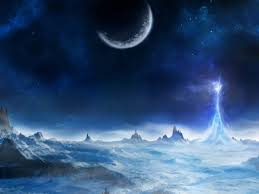
//> input picture images/artic.jpg, 259 x 194 px
$ ./sobel ../../images/artic.jpg   (built with g++ and OpenCV 4)
//> lines starting //> are read from the running program, lines starting //| are printed output that depends on the picture
//> further down, image is the input picture: 194 rows x 259 cols, CV_8UC3; mean B, G, R 116.4, 80.5, 52.6
### include/image_operations.h
#include <opencv2/opencv.hpp>
#include <opencv2/imgproc.hpp>
#include <opencv2/imgcodecs.hpp>

class ImageOperations{
    public:
        cv::Mat grayscale(const cv::Mat& image, const int conversion_type);
        cv::Mat sobel(const cv::Mat& image, const int conv_type, const int dx, const int dy);
        cv::Mat normalizeToGrayscale(const cv::Mat& image);
};

### src/image_operations.cpp
#include <image_operations.h>

cv::Mat ImageOperations::grayscale(const cv::Mat &image,
                                   const int conversion_type) {
//> called with conversion_type = 6
  cv::Mat res;
  cv::cvtColor(image, res, conversion_type);
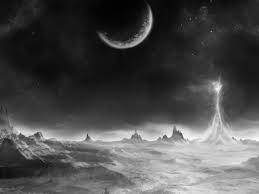
//> res: 194 rows x 259 cols, CV_8UC1; min 2, max 253, mean 76.2
  return res;
}

cv::Mat ImageOperations::sobel(const cv::Mat &image, const int conv_type,
                               const int dx, const int dy) {
  cv::Mat gray, res;
  gray = grayscale(image, conv_type);
  cv::Sobel(gray, res, CV_32F, dx, dy);
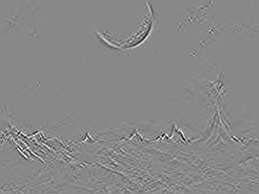
//> res: 194 rows x 259 cols, CV_32FC1; min -156, max 136, mean 0; drawn with min black and max white
  return res;
}

cv::Mat ImageOperations::normalizeToGrayscale(const cv::Mat &image) {
  cv::Mat res;
  double minVal, maxVal;
  cv::minMaxLoc(image, &minVal, &maxVal);
//> minVal = -156; maxVal = 136
  auto scale = 255.0f / (maxVal - minVal);
//> scale = 0.873
  image.convertTo(res, CV_8U, scale, -minVal * scale);
//> res: 194 rows x 259 cols, CV_8UC1
  return res;
}

// [59 lines left out: functions blendImages, discreteFT, not called in this run]

### examples/core/sobel.cpp
#include <image_operations.h>
#include <opencv2/opencv.hpp>
#include <stdio.h>

int main(int argc, char **argv) {
  if (argc != 2) {
    printf("usage: sobel.out <Image_Path>\n");
    return -1;
  }
  cv::Mat image;
  image = cv::imread(argv[1], 1);
  // check for null pointer in data implying invalid file path
  if (!image.data) {
    printf("No image data \n");
    return -1;
  }

  cv::Mat sobel;
  cv::Mat normalized_sobel;

  auto img_ops = ImageOperations();
  sobel = img_ops.sobel(image, cv::COLOR_BGR2GRAY, 1, 1);
  normalized_sobel = img_ops.normalizeToGrayscale(sobel);

  cv::imwrite("sobel_image.jpg", normalized_sobel);

  return 0;
}
